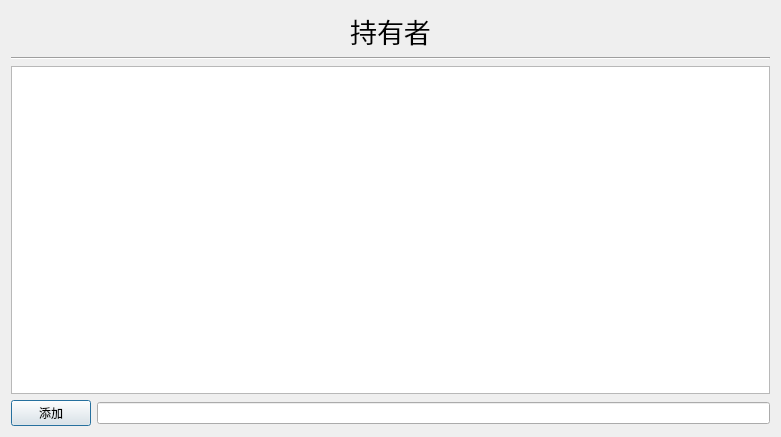
<?xml version="1.0" encoding="UTF-8"?>
<ui version="4.0">
 <class>LoginDialog</class>
 <widget class="QDialog" name="LoginDialog">
  <property name="geometry">
   <rect>
    <x>0</x>
    <y>0</y>
    <width>781</width>
    <height>437</height>
   </rect>
  </property>
  <property name="sizePolicy">
   <sizepolicy hsizetype="Fixed" vsizetype="Fixed">
    <horstretch>0</horstretch>
    <verstretch>0</verstretch>
   </sizepolicy>
  </property>
  <property name="windowTitle">
   <string>持有者</string>
  </property>
  <layout class="QGridLayout" name="gridLayout">
   <item row="2" column="1">
    <layout class="QGridLayout" name="gridLayout_2">
     <property name="sizeConstraint">
      <enum>QLayout::SetMaximumSize</enum>
     </property>
     <item row="0" column="1">
      <layout class="QHBoxLayout" name="horizontalLayout_4">
       <item>
        <widget class="QTableWidget" name="table">
         <property name="minimumSize">
          <size>
           <width>0</width>
           <height>300</height>
          </size>
         </property>
        </widget>
       </item>
      </layout>
     </item>
    </layout>
   </item>
   <item row="1" column="1">
    <layout class="QVBoxLayout" name="verticalLayout">
     <property name="sizeConstraint">
      <enum>QLayout::SetFixedSize</enum>
     </property>
     <item>
      <widget class="QLabel" name="title">
       <property name="sizePolicy">
        <sizepolicy hsizetype="Preferred" vsizetype="Fixed">
         <horstretch>0</horstretch>
         <verstretch>0</verstretch>
        </sizepolicy>
       </property>
       <property name="font">
        <font>
         <pointsize>20</pointsize>
        </font>
       </property>
       <property name="text">
        <string>持有者</string>
       </property>
       <property name="alignment">
        <set>Qt::AlignCenter</set>
       </property>
      </widget>
     </item>
     <item>
      <widget class="Line" name="line">
       <property name="orientation">
        <enum>Qt::Horizontal</enum>
       </property>
      </widget>
     </item>
    </layout>
   </item>
   <item row="4" column="1">
    <layout class="QHBoxLayout" name="horizontalLayout">
     <item>
      <widget class="QPushButton" name="AddBtn">
       <property name="maximumSize">
        <size>
         <width>150</width>
         <height>16777215</height>
        </size>
       </property>
       <property name="text">
        <string>添加</string>
       </property>
      </widget>
     </item>
     <item>
      <widget class="QLineEdit" name="addedit"/>
     </item>
    </layout>
   </item>
  </layout>
 </widget>
 <resources/>
 <connections/>
</ui>
